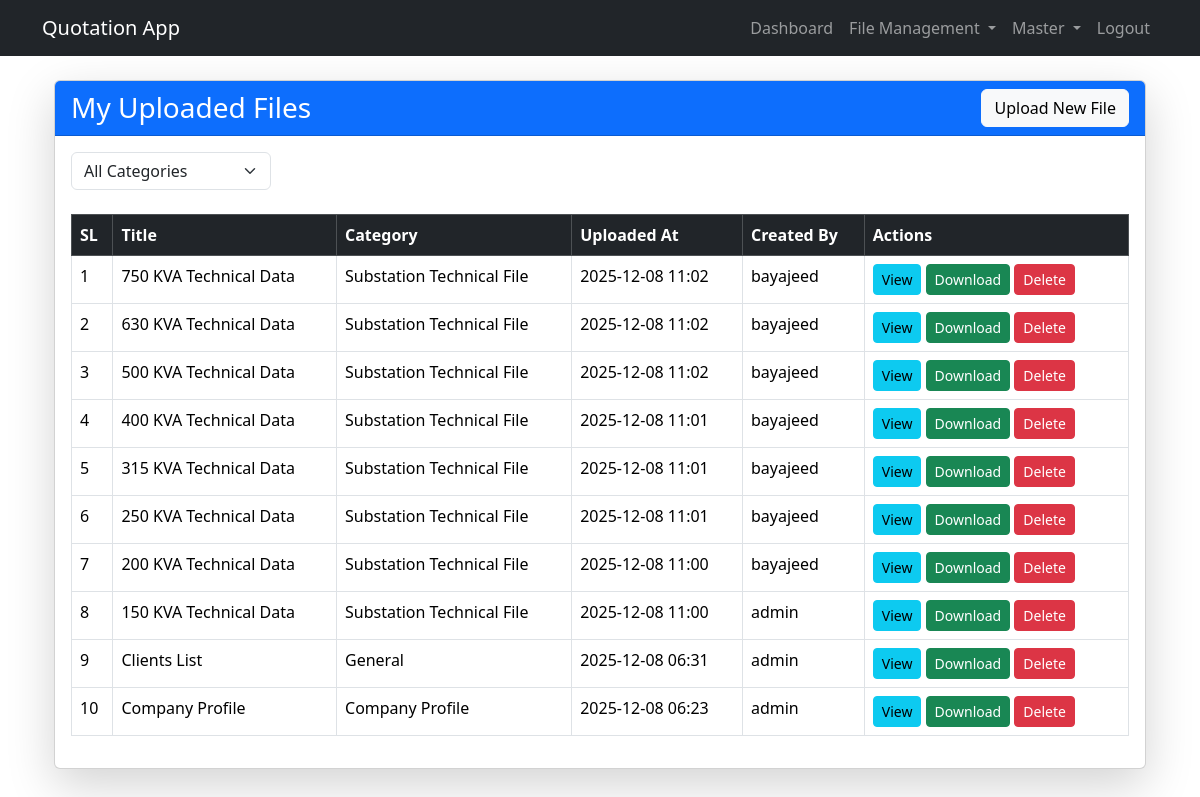
The app's page /files/list/ (signed in), older data.
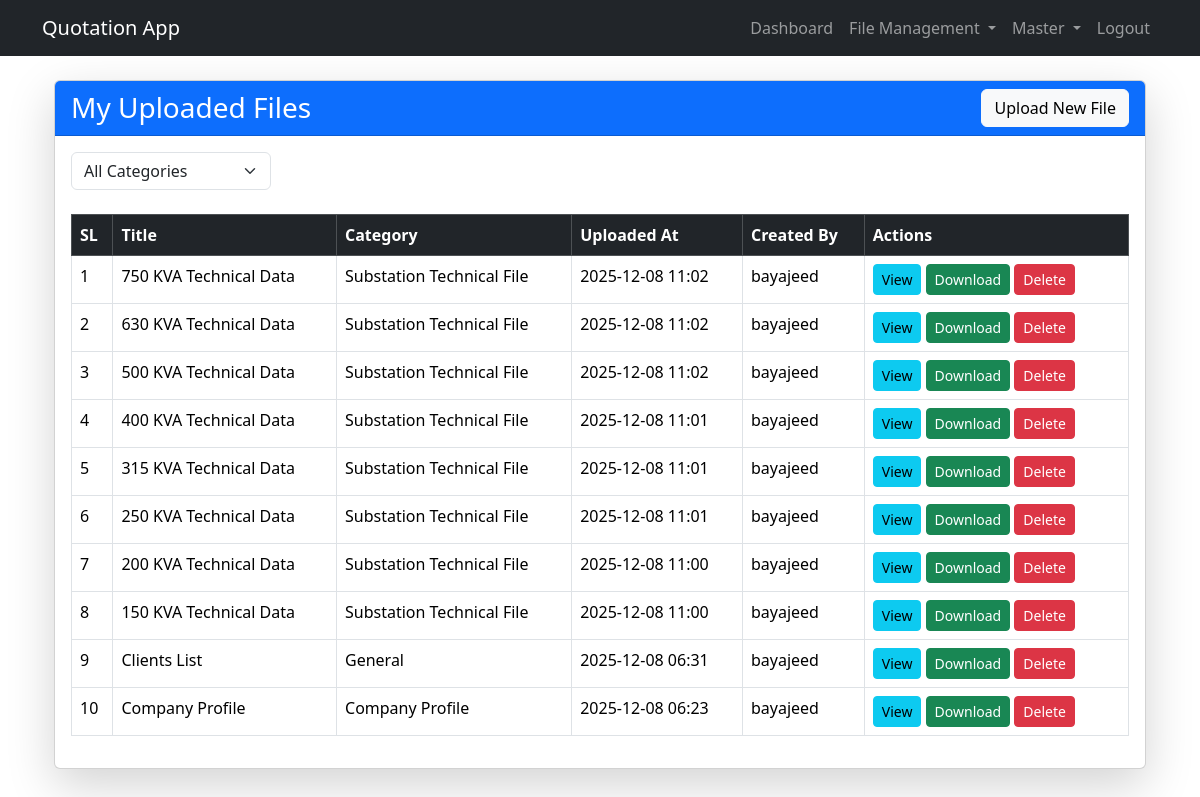
The same page, newer data.
### file_handler/models.py (models this page shows, shortened)
class UploadedFile(models.Model):
    STATIC_CHOICES = (
        ('substation', 'Substation Technical File'),
        ('company_profile', 'Company Profile'),
        ('general', 'General'),
    )
    category = models.CharField(max_length=50, choices=STATIC_CHOICES, default='substation', null=True, blank=True , help_text="Select the category of the file.")
    user = models.ForeignKey(User, on_delete=models.CASCADE)
    title = models.CharField(max_length=255)
    file = models.FileField(upload_to=user_directory_path)
    uploaded_at = models.DateTimeField(auto_now_add=True)

### file_handler/views.py (the view)
# urls.py: path('list/', file_list, name='file_list'),
@login_required
def file_list(request):
    """List files with permission rules and filtering"""
    category_filter = request.GET.get('category', '')
    """
    Superuser → can see ALL files
    Normal User → can see ONLY their own files
    """
    if request.user.is_superuser:
        files = UploadedFile.objects.all().order_by('-uploaded_at')
    else:
        files = UploadedFile.objects.filter(user=request.user).order_by('-uploaded_at')
    if category_filter:
        files = files.filter(category=category_filter)
    files = files.order_by('-uploaded_at')
    file_choices = UploadedFile.STATIC_CHOICES
    return render(request, 'file_handler/file_list.html', {
        'files': files,
        'file_choices': file_choices,
        'category_filter': category_filter
    })

### templates/file_handler/file_list.html (shortened to what this page needs)
{% extends 'base.html' %}
{% block content %}
<div class="container mt-4">
    <div class="card shadow-lg">
        <div class="card-header d-flex justify-content-between align-items-center bg-primary text-white">
            <h3 class="card-title mb-0">My Uploaded Files</h3>
            <a href="{% url 'file_handler:upload_file' %}" class="btn btn-light">
                 Upload New File
            </a>
        </div>
        <div class="card-body">
            <form method="get" class="mb-4 d-flex gap-2 align-items-center">
                <select name="category" class="form-select" style="width: 200px;" onchange="this.form.submit()">
                <option value="">All Categories</option>
                </select>
            </form>
            {% if files %}
            <div class="table-responsive">
                <table class="table table-bordered table-hover">
                    <thead class="table-dark">
                        <tr>
                            <th>SL</th>
                            <th>Title</th>
                            <th>Category</th>
                            <th>Uploaded At</th>
                            <th>Created By</th>
                            <th style="width: 25%">Actions</th>
                        </tr>
                    </thead>
                    <tbody>
                        {% for file in files %}
                        <tr>
                            <td>{{ forloop.counter }}</td>
                            <td>{{ file.title }}</td>
                            <td>{{ file.get_category_display }}</td>
                            <td>{{ file.uploaded_at|date:"Y-m-d H:i" }}</td>
                            <td>{{ file.user.username }}</td>
                            <td>
                                <a href="{% url 'file_handler:view_file' file.id %}"
                                   class="btn btn-info btn-sm" target="_blank">
                                     View
                                </a>
                                <a href="{% url 'file_handler:download_file' file.id %}"
                                   class="btn btn-success btn-sm">
                                     Download
                                </a>
                                <button class="btn btn-danger btn-sm" data-bs-toggle="modal"
                                    data-bs-target="#deleteModal{{ file.id }}">
                                     Delete
                                </button>
                            </td>
                        </tr>
                        {% endfor %}
                    </tbody>
                </table>
            </div>
            {% else %}
            <div class="alert alert-info text-center">
                You haven't uploaded any files yet.
            </div>
            {% endif %}
        </div>
    </div>
</div>
{% endblock %}

Row changes from the older to the newer data that the page shows:
changed UploadedFile "150 KVA Technical Data": user.username "admin" → "bayajeed"
changed UploadedFile "Clients List": user.username "admin" → "bayajeed"
changed UploadedFile "Company Profile": user.username "admin" → "bayajeed"
